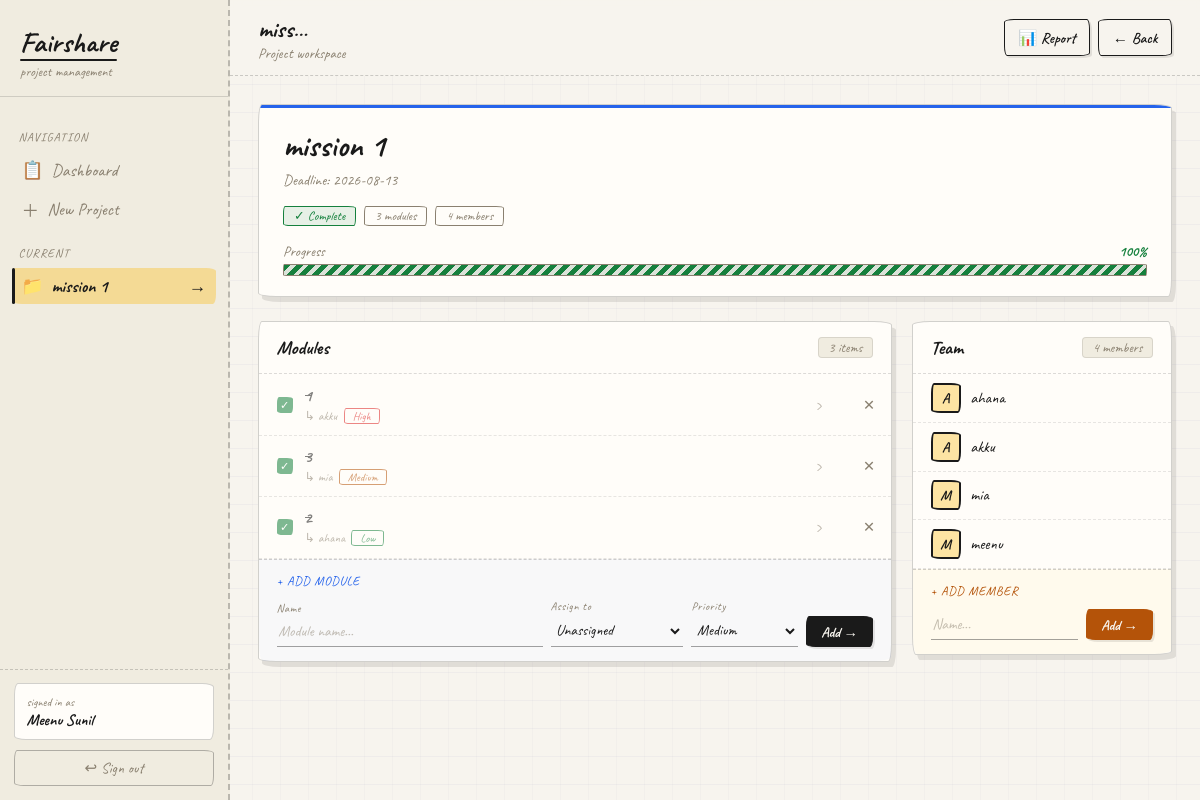
The app's page /project/16 (signed in) with its own data.
### tables this page shows
CREATE TABLE projects (id INTEGER PRIMARY KEY AUTOINCREMENT, name TEXT NOT NULL, deadline TEXT, user_id INTEGER);

CREATE TABLE modules (id INTEGER PRIMARY KEY AUTOINCREMENT, name TEXT NOT NULL, project_id INTEGER, assigned_member_id INTEGER, completed INTEGER DEFAULT 0, priority TEXT DEFAULT 'Medium', FOREIGN KEY (project_id) REFERENCES projects(id) ON DELETE CASCADE, FOREIGN KEY (assigned_member_id) REFERENCES members(id));

CREATE TABLE members (id INTEGER PRIMARY KEY AUTOINCREMENT, name TEXT NOT NULL, project_id INTEGER, FOREIGN KEY (project_id) REFERENCES projects(id) ON DELETE CASCADE);

### app.py (the view)
@app.route("/project/<int:project_id>")
@login_required
def project_modules(project_id):
    if not owns_project(project_id):
        return redirect(url_for("home"))
    conn = get_db_connection()
    project = conn.execute("SELECT * FROM projects WHERE id = ?", (project_id,)).fetchone()
    modules  = conn.execute("""
        SELECT m.*, mem.name as member_name
        FROM modules m
        LEFT JOIN members mem ON m.assigned_member_id = mem.id
        WHERE m.project_id = ?
        ORDER BY CASE m.priority
            WHEN 'High'   THEN 1
            WHEN 'Medium' THEN 2
            ELSE 3
        END, m.completed ASC
    """, (project_id,)).fetchall()
    members  = conn.execute("SELECT * FROM members WHERE project_id = ?", (project_id,)).fetchall()
    _, _, progress = get_project_progress(conn, project_id)
    conn.close()
    return render_template(
        "project_modules.html",
        project=project,
        modules=modules,
        members=members,
        progress=progress,
        user_name=session.get("user_name")
    )

### app.py (called while the page is built)
def get_db_connection():
    conn = sqlite3.connect(DB_PATH, timeout=30)
    conn.row_factory = sqlite3.Row
    conn.execute("PRAGMA journal_mode=WAL")
    conn.execute("PRAGMA foreign_keys = ON")  # Always on, not just in delete routes
    return conn

def login_required(f):
    @wraps(f)
    def decorated(*args, **kwargs):
        if "user_id" not in session:
            return redirect(url_for("login"))
        return f(*args, **kwargs)
    return decorated

def owns_project(project_id):
    conn = get_db_connection()
    project = conn.execute(
        "SELECT user_id FROM projects WHERE id = ?", (project_id,)
    ).fetchone()
    conn.close()
    if not project:
        return False
    return project["user_id"] is None or project["user_id"] == session.get("user_id")

def get_project_progress(conn, project_id):
    modules = conn.execute(
        "SELECT completed FROM modules WHERE project_id = ?", (project_id,)
    ).fetchall()
    total = len(modules)
    completed = sum(1 for m in modules if m["completed"])
    progress = int((completed / total) * 100) if total > 0 else 0
    return total, completed, progress

### templates/project_modules.html (shortened to what this page needs)
<!DOCTYPE html>
<html lang="en">
<head>
</head>
<body>
  <aside class="sidebar">
    <div class="sb-logo">
      <div class="sb-logo-name">Fairshare</div>
      <div class="sb-logo-sub">project management</div>
    </div>
    <nav class="sb-nav">
      <div class="sb-section">Navigation</div>
      <a href="{{ url_for('home') }}" class="sb-item"><span>📋</span> Dashboard <span class="sb-item-arrow">→</span></a>
      <a href="{{ url_for('create') }}" class="sb-item"><span>＋</span> New Project <span class="sb-item-arrow">→</span></a>
      <div class="sb-section">Current</div>
      <div class="sb-item active"><span>📁</span> {{ project.name[:18] }}{{ '…' if project.name|length > 18 else '' }} <span class="sb-item-arrow">→</span></div>
    </nav>
    <div class="sb-footer">
      <div class="sb-user-card">
        <div class="sb-user-label">signed in as</div>
        <div class="sb-user-name">{{ user_name }}</div>
      </div>
      <form action="{{ url_for('logout') }}" method="get" style="margin:0">
        <button type="submit" class="sb-logout">↩ Sign out</button>
      </form>
    </div>
  </aside>
  <div class="main">
    <header class="topbar">
      <div>
        <div class="tb-title">{{ project.name }}</div>
        <div class="tb-sub">Project workspace</div>
      </div>
      <div class="tb-acts">
        <a href="{{ url_for('project_report', project_id=project.id) }}" class="sketch-btn btn-ghost">📊 Report</a>
        <a href="{{ url_for('home') }}" class="sketch-btn btn-ghost">← Back</a>
      </div>
    </header>
    <div class="content">
      <div class="hero">
        <div class="hero-name">{{ project.name }}</div>
        <div class="hero-meta">{% if project.deadline %}Deadline: {{ project.deadline }}{% else %}No deadline set{% endif %}</div>
        <div class="hero-badges">
          {% if progress == 100 %}<span class="badge badge-green">✓ Complete</span>
          {% elif progress >= 50 %}<span class="badge badge-blue">↗ In progress</span>
          {% else %}<span class="badge badge-amber">○ Started</span>{% endif %}
          <span class="badge badge-pencil">{{ modules|length }} module{{ 's' if modules|length != 1 else '' }}</span>
          <span class="badge badge-pencil">{{ members|length }} member{{ 's' if members|length != 1 else '' }}</span>
        </div>
        <div class="prog-label">
          <span>Progress</span>
          <span style="font-weight:700;color:{% if progress==100 %}var(--green){% elif progress>=50 %}var(--blue){% else %}var(--amber){% endif %}">{{ progress }}%</span>
        </div>
        <div class="prog-bar">
          <div class="prog-fill {% if progress==100 %}hatch-green{% elif progress>=50 %}hatch-blue{% else %}hatch-amber{% endif %}"
               style="width:0%" data-target="{{ progress }}%"></div>
        </div>
      </div>
      <div class="grid-2">
        <div class="module-sheet">
          <div class="sheet-header">
            <div class="sheet-title">Modules</div>
            <span class="sheet-count">{{ modules|length }} items</span>
          </div>
          {% if modules %}
            {% for module in modules %}
              <div class="module-row" style="animation-delay:{{ loop.index * 0.05 }}s">
                <a href="{{ url_for('module_members', module_id=module.id) }}"
                   class="module-link {{ 'done-row' if module.completed else '' }}">
                  <div class="m-check {{ 'done' if module.completed else '' }}">{{ '✓' if module.completed else '' }}</div>
                  <div class="m-info">
                    <div class="m-name {{ 'done-txt' if module.completed else '' }}">{{ module.name }}</div>
                    <div class="m-meta">
                      {% if module.member_name %}<span class="m-assignee">↳ {{ module.member_name }}</span>{% endif %}
                      <span class="pri-tag pri-{{ module.priority|lower }}">{{ module.priority }}</span>
                    </div>
                  </div>
                  <span class="m-arrow">›</span>
                </a>
                <div class="m-del-col">
                  <form action="{{ url_for('delete_task', project_id=project.id, module_id=module.id) }}" method="POST" onsubmit="return confirm('Delete module?')">
                    <button type="submit" class="del-btn">✕</button>
                  </form>
                </div>
              </div>
            {% endfor %}
          {% else %}
            <div class="empty-list">No modules yet — add one below.</div>
          {% endif %}
          <div class="add-form">
            <div class="add-form-title">+ Add module</div>
            <form method="POST" action="{{ url_for('add_module', project_id=project.id) }}">
              <div class="form-row">
                <div class="ff" style="flex:2">
                  <label class="ff-lbl">Name</label>
                  <input type="text" name="module_name" class="sketch-input-sm" placeholder="Module name..." required/>
                </div>
                <div class="ff">
                  <label class="ff-lbl">Assign to</label>
                  <select name="assigned_member" class="sketch-input-sm">
                    <option value="0">Unassigned</option>
                  </select>
                </div>
                <div class="ff" style="flex:0.8">
                  <label class="ff-lbl">Priority</label>
                  <select name="priority" class="sketch-input-sm">
                    <option value="Medium" selected>Medium</option>
                  </select>
                </div>
                <button type="submit" class="btn-add">Add →</button>
              </div>
            </form>
          </div>
        </div>
        <div>
          <div class="party-panel">
            <div class="sheet-header">
              <div class="sheet-title">Team</div>
              <span class="sheet-count">{{ members|length }} member{{ 's' if members|length != 1 else '' }}</span>
            </div>
            {% if members %}
              {% for member in members %}
                <div class="party-member">
                  <div class="party-avatar">{{ member.name[0].upper() }}</div>
                  <div class="party-name">{{ member.name }}</div>
                </div>
              {% endfor %}
            {% else %}
              <div class="empty-party">No members yet — add one below.</div>
            {% endif %}
            <div class="add-form" style="background:rgba(251,191,36,0.05)">
              <div class="add-form-title" style="color:var(--amber)">+ Add member</div>
              <form method="POST" action="{{ url_for('add_member', project_id=project.id) }}">
                <div class="form-row" style="flex-wrap:nowrap">
                  <div class="ff">
                    <input type="text" name="member_name" class="sketch-input-sm" placeholder="Name..." required/>
                  </div>
                  <button type="submit" class="btn-add" style="background:var(--amber);border-color:var(--amber)">Add →</button>
                </div>
              </form>
            </div>
          </div>
        </div>
      </div>
    </div>
  </div>
</body>
</html>

### records on screen
projects: name "mission 1", name "miss…", deadline "2026-08-13"
modules: completed "✓", name "1", member_name "akku", priority "High"
modules: completed "✓", name "3", member_name "mia", priority "Medium"
modules: completed "✓", name "2", member_name "ahana", priority "Low"
members: name "A", name "ahana"
members: name "A", name "akku"
members: name "M", name "mia"
members: name "M", name "meenu"

### other values on screen
{{ user_name }} "Meenu Sunil"
{{ modules|length }} "3"
{{ 's' if modules|length != 1 else '' }} "s"
{{ members|length }} "4"
{{ 's' if members|length != 1 else '' }} "s"
{{ progress }} "100"
